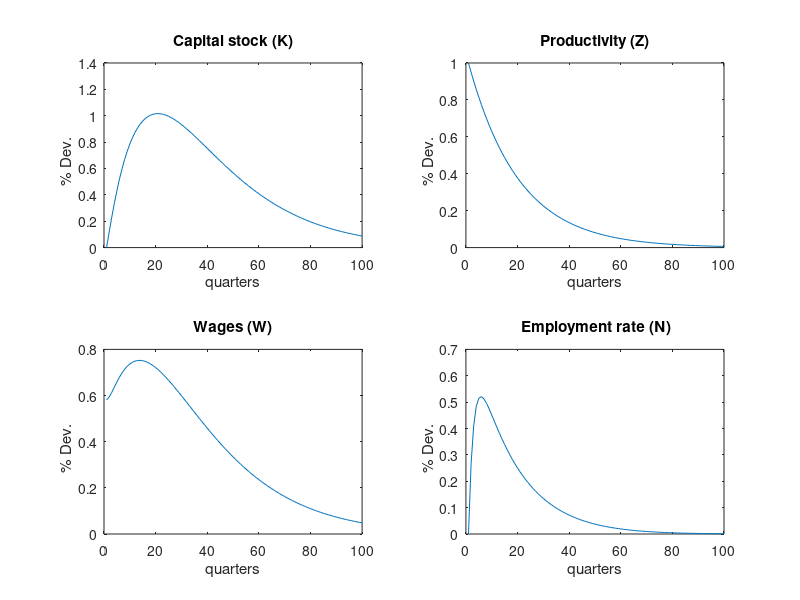
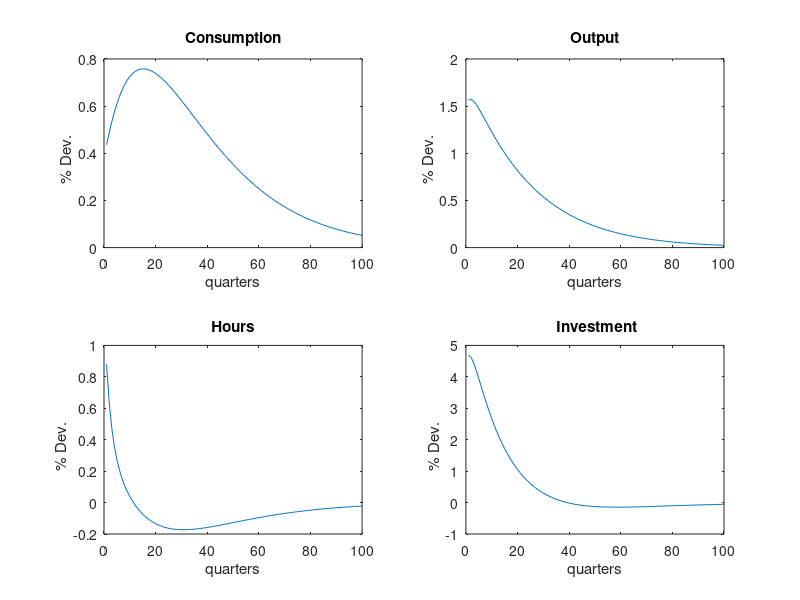
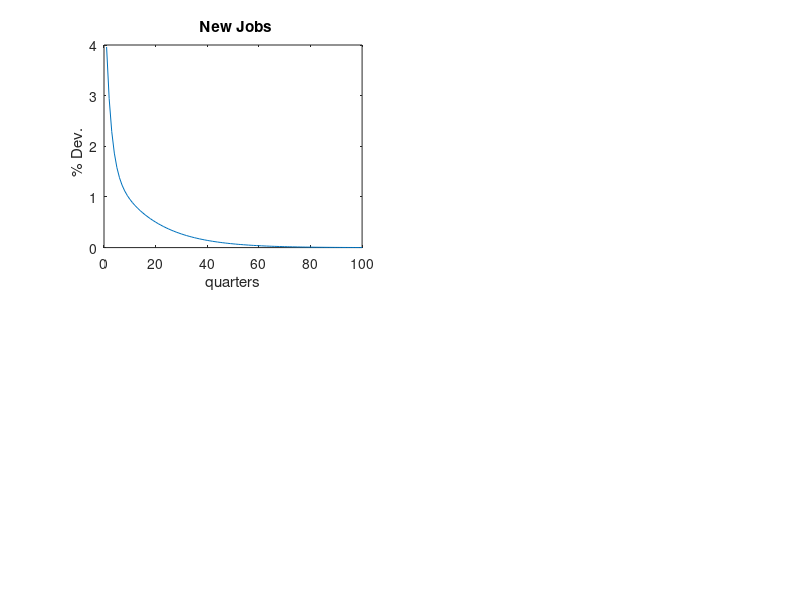

Write the MATLAB code that produced these figures, in order. (Note: this script raises an error after producing the figures.)
clear
close all

%%%%%%%%%%%%%%%%%%%
% ANDOLFATTO 1996 %
%%%%%%%%%%%%%%%%%%%


% Coefficients and Steady State Values
%%%%%%%%%%%%%%%%%%%%%%%%%%%%%%%%%%%%%%

% Calibration (coefficients)

% We know :
beta=0.99;
delta=0.025;
theta=0.36;

% zeta is chosen to normalize steady state output ->
% zeta=k^(-theta)*(n*l)^(theta-1)
% Then k is computed from (P1') (p.120)
y=1;
z=0;
k=theta/(1/beta-1+delta);

% We know n and l
n=0.57;
l=0.33;
zeta=k^(-theta)*(n*l)^(theta-1);

% We know that psi=kappa*v=0.01, we compute c from P5'
psi=0.01;
c=1-psi-delta*k

% We compute kappa and v from equation 28 (page 121)
sigma=0.15;
q=0.90;
v=sigma*n/q;
kappa=psi/v;

% We compute chi and mu from P3' and from the matching function
% definition
% mu = psi/(c*sigma*alpha*n)
e=l/2;
alpha=0.6;
chi=sigma*n/(v^(alpha)*((1-n)*e)^(1-alpha));
mu=psi/(c*sigma*alpha*n);



% page 121
eta=2;
rho=0.95;
epsilon=0.007;

% For wages, we use equation 27
w=((1-theta)-(1-(1-sigma)*beta)*psi/(beta*sigma))/(n*l);


% Other coefficients :
phi1=2.08;


I=delta*k;
lambda=1/c;


% Displaying the steady states values
ss_values = [c n l k v mu w z];
disp('y c  I n  l  k  v  mu  w  z');
disp(ss_values);

% Linearized Model in Matrix Form
%%%%%%%%%%%%%%%%%%%%%%%%%%%%%%%%

M1=zeros(6,6);
M2=zeros(6,5);
M3_I=zeros(5,5);
M3_L=zeros(5,5);
M4_I=zeros(5,6);
M4_L=zeros(5,6);
M5=zeros(5,5);


% Static equations
%-----------------

% Equation 1
M1(1,1)=1;
M1(1,3)=n*l/(1-l)+theta;

M2(1,1)=theta;
M2(1,2)=-theta;
M2(1,3)=1;

% Equation 2
M1(2,1)=-1;
M1(2,6)=1-alpha;

M2(2,2)=-(1-alpha)*n/(1-n);
M2(2,4)=1;

% Equation 3
M1(3,1)=-alpha*c/l*(mu*((1-sigma)-1/beta)+phi1*l*(1-l)^(-eta));
M1(3,3)=(1-alpha)*phi1*(1-l)^(-eta)*c*theta-alpha*phi1*(1-l)^(-eta)*c+alpha*c/l*(mu*((1-sigma)-1/beta)+phi1*l*(1-l)^(-eta));
M1(3,5)=w;
M1(3,6)=-alpha^2*(1-alpha)*sigma*n/(1-n)*mu*c/l;

M2(3,1)=(1-alpha)*phi1*(1-l)^(-eta)*c*theta;
M2(3,2)=-(1-alpha)*phi1*(1-l)^(-eta)*c*theta+mu*c/l*(alpha^2*(1-alpha)*sigma*n^2)/((1-n)^2);
M2(3,3)=(1-alpha)*phi1*(1-l)^(-eta)*c;
M2(3,4)=alpha*c/l*(1-alpha)*sigma*n*mu/(1-n);

% Equation 4
M1(4,2)=1
M1(4,3)=-1+theta;

M2(4,1)=theta;
M2(4,2)=1-theta;
M2(4,3)=1;

% Equation 5
M1(5,1)=c;
M1(5,3)=-zeta*k^(theta)*(n*l)^(1-theta)*(1-theta);
M1(5,4)=I;
M1(5,6)=kappa*v;

M2(5,1)=zeta*k^(theta)*(n*l)^(1-theta)*theta;
M2(5,2)=zeta*k^(theta)*(n*l)^(1-theta)*(1-theta);
M2(5,3)=zeta*k^(theta)*(n*l)^(1-theta);

% Equation 6
M1(6,1)=-1;
M2(6,5)=1;


% Dynamic Equations
%%%%%%%%%%%%%%%%%%

% Equation d'Euler (P4) - Equation 7
M3_I(1,1)=-(1-beta*(1-delta))*(1-theta);
M3_I(1,2)=(1-beta*(1-delta))*(1-theta);
M3_I(1,3)=(1-beta*(1-delta));
M3_I(1,5)=c*lambda;

M3_L(1,5)=-c*lambda;

M4_I(1,3)=-(1-beta*(1-delta))*(1-theta);

M5(1,1)=c*lambda;
M5(1,2)=(1-beta*(1-delta))*(1-theta);
M5(1,3)=(1-beta*(1-delta));

% Equation 8
M3_I(2,1)=-beta*phi1*(1-l)^(-eta)*l*theta;
M3_I(2,2)=beta*phi1*(1-l)^(-eta)*l*theta+beta*mu*(1-alpha)*sigma*n^2*alpha/((1-n)^2);
M3_I(2,3)=-beta*phi1*(1-l)^(-eta)*l;
M3_I(2,4)=-(1-sigma-(1-alpha))*sigma*n/(1-n);
M3_I(2,5)=-beta*phi1*(1-l)^(-eta)*l*c*lambda;

M3_L(2,4)=mu;

M4_I(2,3)=-beta*phi1*(1-l)^(-eta)*l*theta;
M4_I(2,6)=-beta*mu*(1-alpha)*sigma*n*alpha/(1-n);

M5(2,1)=-beta*phi1*(1-l)^(-eta)*l*c*lambda;
M5(2,2)=beta*phi1*(1-l)^(-eta)*l*theta;
M5(2,3)=-beta*phi1*(1-l)^(-eta)*l;
M5(2,4)=-(1-sigma-(1-alpha))*sigma*n/(1-n);
M5(2,5)=beta*mu*(1-alpha)*sigma*n*alpha/(1-n);

% Equation 9
M3_I(3,2)=1;

M3_L(3,2)=-(1-n-sigma*(1-alpha*n))/(1-n);

M4_I(3,6)=sigma*alpha;

% Equation 10
M3_I(4,1)=k;
M3_L(4,1)=-(1-delta)*k;
M4_L(4,4)=I;

% Equation 11
M3_I(5,3)=1;
M3_L(5,3)=-rho;
M5(5,3)=1;


% Reduced Form
%%%%%%%%%%%%%%

M1_inv=inv(M1);

L0=M3_I-M4_I*M1_inv*M2;
L1=M4_L*M1_inv*M2-M3_L;
L2=M5;

W=inv(L0)*L1;
Q=inv(L0)*L2;

% Eigenvalues
%%%%%%%%%%%%%%%%%%%%%%%%%%%%%%%%%

[PP,DD]=eig(W);

% PP is the matrix of the eigen vectors
% DD is the diagonal matrix of the eigen values so that W*PP=PP*DD

[llambda,kk]=sort(diag(DD));  %kk keeps the ranking of the eigenvalues 

P1=PP(:,kk);
P1I=inv(P1);
MU1=P1I*W*P1;

[abf abf] = size(MU1);

ab=0;
for i = 1:abf;
if abs(MU1(i,i)) < 1,
ab=ab+1;
else;
end;
end;

af = abf- ab;

for i = 1:abf;
if abs(MU1(i,i)) == 1,
disp('Unit root')
else;
end;
end;

disp('backward    ')
disp(ab)
disp('forward')
disp(af)

disp('Eigenvalues')
disp(' ')
disp(diag(MU1));

% Saddle Path Condition 
%%%%%%%%%%%%%%%%%%%%%%%%%%%%%%%%%

% coordonnées / variables backward
P1IB=[P1I(4:5,1:3)];

% coordonnées / variables forward
P1IF=[-P1I(4:5,4:5)];

% condition initiale
GG=inv(P1IF)*P1IB;


% Policy rules 
%%%%%%%%%%%%%%%%%%%%%%%%%%%%%%%%%

%dynamique variable backward
WB=[W(1:3,1:3)];
WF=[W(1:3,4:5)];
PIB=WB+(WF*GG);

%dynamique variable de contrôle
M2B=[M2(1:6,1:3)];
M2F=[M2(1:6,4:5)];
PIC=M1\(M2B+M2F*GG);

% Regle de decisions
%%%%%%%%%%%%%%%%%%%%%%%%%%%%%%%%%


disp('Policy rules(k,n,z) state variables') 
disp(' ')
disp(PIB)


disp('Policy rules (c,y,l,I,w,v) control variables')
disp(' ')
disp(PIC)

% Impulse Response Function
%%%%%%%%%%%%%%%%%%%%%%%%%%%%%%%%%

nrep=100;

CHOC=[0 ; 0 ; 1]

for j=1:nrep;
RC=(PIB^(j-1))*CHOC;
RCK(j)=RC(1);
RCN(j)=RC(2);
RCZ(j)=RC(3);
end;

for j=1:nrep;
RC=(PIC*PIB^(j-1))*CHOC;
 RCC(j)=RC(1);
 RCY(j)=RC(2);
 RCL(j)=RC(3);
 RCI(j)=RC(4);
 RCW(j)=RC(5);
 RCV(j)=RC(6);
end;

figure
subplot(221),plot(RCK(1:100))
title('Capital stock (K)')
xlabel('quarters')
ylabel('% Dev.   ')

subplot(222),plot(RCZ(1:100))
title('Productivity (Z)')
xlabel('quarters')
ylabel('% Dev.   ')

subplot(223),plot(RCW(1:100))
title('Wages (W)')
xlabel('quarters')
ylabel('% Dev.   ')

subplot(224),plot(RCN(1:100))
title(' Employment rate (N)')
xlabel('quarters')
ylabel('% Dev.   ')


figure
subplot(221),plot(RCC(1:100))
title('Consumption')
xlabel('quarters')
ylabel('% Dev.   ')

subplot(222),plot(RCY(1:100))
title('Output')
xlabel('quarters')
ylabel('% Dev.   ')


subplot(223),plot(RCL(1:100))
title('Hours')
xlabel('quarters')
ylabel('% Dev.   ')

subplot(224),plot(RCI(1:100))
title(' Investment')
xlabel('quarters')
ylabel('% Dev.   ')


figure
subplot(221),plot(RCV(1:100))
title(' New Jobs')
xlabel('quarters')
ylabel('% Dev.   ')


% Stochastic simulation
%%%%%%%%%%%%%%%%%%%%%%%%%%%%%%%%%

nsimul=100;

nlong=160;


for j=1:nsimul;

    disp('simulation')
    disp(j)

    % simulation des jiemes parties cycliques 

    for i=1:nlong
        aleaa(i,j)=binornd(1,0.5);
        if aleaa(i,j)==0;
            aleaa(i,j)=-1;
        end;
    end;


    % tirage des innovations

    for i=1:nlong;
        epsa(i)= aleaa(i,j) * epsilon;
    end;


    % construction des chocs CHT

    CHT(1)=epsa(1);
    
    for i=2:nlong;
        CHT(i)=rho*CHT(i-1)+epsa(i);
    end;

    % initialisation de la partie cyclique du capital et de l'emploi

    KNC=zeros(2,nlong);
    KNC(1,1)=0;
    KNC(2,1)=0;
    
    
    % parties cycliques

    for i=2:nlong;
        KNC(1,i)=PIB(1,1:2)*KNC(:,i-1)+PIB(1,3)*CHT(i-1);
        KNC(2,i)=PIB(2,1:2)*KNC(:,i-1)+PIB(2,3)*CHT(i-1);
    end;

    for i=1:nlong;

        CC(i)=PIC(1,1:2)*KNC(:,i)+PIC(1,3)*CHT(i);

        YC(i)=PIC(2,1:2)*KNC(:,i)+PIC(2,3)*CHT(i);

        LC(i)=PIC(3,1:2)*KNC(:,i)+PIC(3,3)*CHT(i);

        IC(i)=PIC(4,1:2)*KNC(:,i)+PIC(4,3)*CHT(i);

        WC(i)=PIC(5,1:2)*KNC(:,i)+PIC(5,3)*CHT(i);

        VC(i)=PIC(6,1:2)*KNC(:,i)+PIC(6,3)*CHT(i);

        % Total hours
        LNC(i)=KNC(2,i)+LC(i);
        % Wage Bill 
        WLNC(i)=LNC(i)+WC(i);
        
        % Labor share
        LSC(i)=WLNC(i)-YC(i);
        
        % Productivity
        PC(i)=YC(i)-LNC(i);
        
        % Unemployment
        UC(i)=-n/(1-n)*KNC(2,i);
    end;

 
        
    % Business Cycles Properties
    %%%%%%%%%%%%%%%%%%%%%%%%%%%%%%%%%
    [CHPT,CHP]=hpfilter(CC,1600);
    [YHPT,YHP]=hpfilter(YC,1600);
    [LHPT,LHP]=hpfilter(LC,1600);
    [IHPT,IHP]=hpfilter(IC,1600);
    [WHPT,WHP]=hpfilter(WC,1600);
    [VHPT,VHP]=hpfilter(VC,1600);

    %[KHPT,KHP]=hpfilter(KNC(1,:),1600);
    [NHPT,NHP]=hpfilter(KNC(2,:),1600);

    [LNHPT,LNHP]=hpfilter(LNC,1600);
    [WLNHPT,WLNHP]=hpfilter(WLNC,1600);
    [LSHPT,LSHP]=hpfilter(LSC,1600);
    [PHPT,PHP]=hpfilter(PC,1600);
    [UHPT,UHP]=hpfilter(UC,1600);

    % Standard Deviation

    ETCHP(j)=std(CHP(1:nlong));
    ETYHP(j)=std(YHP(1:nlong));
    ETLHP(j)=std(LHP(1:nlong));
    ETIHP(j)=std(IHP(1:nlong));
    ETWHP(j)=std(WHP(1:nlong));
    ETVHP(j)=std(VHP(1:nlong));
    
    %ETKHP(j)=std(KHP(1:nlong));
    ETNHP(j)=std(NHP(1:nlong));

    ETLNHP(j)=std(LNHP(1:nlong));
    ETWLNHP(j)=std(WLNHP(1:nlong));
    ETLSHP(j)=std(LSHP(1:nlong));
    ETPHP(j)=std(PHP(1:nlong));
    ETUHP(j)=std(UHP(1:nlong));
    
    % Correlation

    RHO=corrcoef(YHP,CHP);
    RHOCHP(j)=RHO(1,2);
    RHO=corrcoef(YHP,LHP);
    RHOLHP(j)=RHO(1,2);
    RHO=corrcoef(YHP,IHP);
    RHOIHP(j)=RHO(1,2);
    RHO=corrcoef(YHP,WHP);
    RHOWHP(j)=RHO(1,2);
    RHO=corrcoef(YHP,VHP);
    RHOVHP(j)=RHO(1,2);

    %RHO=corrcoef(YHP,KHP);
    %RHOKHP(j)=RHO(1,2);
    RHO=corrcoef(YHP,NHP);
    RHONHP(j)=RHO(1,2);

    RHO=corrcoef(YHP,LNHP);
    RHOLNHP(j)=RHO(1,2);

    RHO=corrcoef(YHP,WLNHP);
    RHOWLNHP(j)=RHO(1,2);

    RHO=corrcoef(YHP,LSHP);
    RHOLSHP(j)=RHO(1,2);

    RHO=corrcoef(YHP,PHP);
    RHOPHP(j)=RHO(1,2);
    
    RHO=corrcoef(YHP,UHP);
    RHOUHP(j)=RHO(1,2);
    
    %% Cross Correlation
    
    % of Total Hours with Productivity and Real Wage
    % And then of Unemployment with Unemployment and Vacancies
    
    for kk=1:4
        
        % Total Hours with Productivity
        xxLN=LNHP(1+kk:nlong);
        yyP=PHP(1:nlong-kk);
        RHO=corrcoef(xxLN,yyP);
        CrossRHO_P(j,5-kk)=RHO(1,2);
        
        RHO=corrcoef(LNHP,PHP);
        CrossRHO_P(j,5)=RHO(1,2);
        
        xxLN=LNHP(1:nlong-kk);
        yyP=PHP(1+kk:nlong);
        RHO=corrcoef(xxLN,yyP);
        CrossRHO_P(j,5+kk)=RHO(1,2);
        
        % Total Hours with Real Wage
        xxLN=LNHP(1+kk:nlong);
        yyW=WHP(1:nlong-kk);
        RHO=corrcoef(xxLN,yyW);
        CrossRHO_W(j,5-kk)=RHO(1,2);
        
        RHO=corrcoef(LNHP,WHP);
        CrossRHO_W(j,5)=RHO(1,2);
        
        xxLN=LNHP(1:nlong-kk);
        yyW=WHP(1+kk:nlong);
        RHO=corrcoef(xxLN,yyW);
        CrossRHO_W(j,5+kk)=RHO(1,2);
        
        % Unemployment with Unemployment
        xxU=UHP(1+kk:nlong);
        yyU=UHP(1:nlong-kk);
        RHO=corrcoef(xxU,yyU);
        CrossRHO_U(j,5-kk)=RHO(1,2);
        
        RHO=corrcoef(UHP,UHP);
        CrossRHO_U(j,5)=RHO(1,2);
        
        xxU=UHP(1:nlong-kk);
        yyU=UHP(1+kk:nlong);
        RHO=corrcoef(xxU,yyU);
        CrossRHO_U(j,5+kk)=RHO(1,2);
        
        % Unemployment with Vacancies
        xxU=UHP(1+kk:nlong);
        yyV=VHP(1:nlong-kk);
        RHO=corrcoef(xxU,yyV);
        CrossRHO_V(j,5-kk)=RHO(1,2);
        
        RHO=corrcoef(UHP,VHP);
        CrossRHO_V(j,5)=RHO(1,2);
        
        xxU=UHP(1:nlong-kk);
        yyV=VHP(1+kk:nlong);
        RHO=corrcoef(xxU,yyV);
        CrossRHO_V(j,5+kk)=RHO(1,2);
        
    end
    
    
    % Serial Correlation

    xxC=CHP(2:nlong);
    yyC=CHP(1:nlong-1);
    RHO=corrcoef(xxC,yyC);
    RHOCCHP(j)=RHO(1,2);

    xxY=YHP(2:nlong);
    yyY=YHP(1:nlong-1);
    RHO=corrcoef(xxY,yyY);
    RHOYYHP(j)=RHO(1,2);

    xxL=LHP(2:nlong);
    yyL=LHP(1:nlong-1);
    RHO=corrcoef(xxL,yyL);
    RHOLLHP(j)=RHO(1,2);


    xxI=IHP(2:nlong);
    yyI=IHP(1:nlong-1);
    RHO=corrcoef(xxI,yyI);
    RHOIIHP(j)=RHO(1,2);


    xxW=WHP(2:nlong);
    yyW=WHP(1:nlong-1);
    RHO=corrcoef(xxW,yyW);
    RHOWWHP(j)=RHO(1,2);

    xxV=VHP(2:nlong);
    yyV=VHP(1:nlong-1);
    RHO=corrcoef(xxV,yyV);
    RHOVVHP(j)=RHO(1,2);

    %xxK=KHP(2:nlong);
    %yyK=KHP(1:nlong-1);
    %RHO=corrcoef(xxK,yyK);
    %RHOKKHP(j)=RHO(1,2);

    xxN=NHP(2:nlong);
    yyN=NHP(1:nlong-1);
    RHO=corrcoef(xxN,yyN);
    RHONNHP(j)=RHO(1,2);

    xxLN=LNHP(2:nlong);
    yyLN=LNHP(1:nlong-1);
    RHO=corrcoef(xxLN,yyLN);
    RHOLLNNHP(j)=RHO(1,2);

    xxWLN=WLNHP(2:nlong);
    yyWLN=WLNHP(1:nlong-1);
    RHO=corrcoef(xxWLN,yyWLN);
    RHOWWLLNNHP(j)=RHO(1,2);

    xxLS=LSHP(2:nlong);
    yyLS=LSHP(1:nlong-1);
    RHO=corrcoef(xxLS,yyLS);
    RHOLLSSHP(j)=RHO(1,2);
    
    xxP=PHP(2:nlong);
    yyP=PHP(1:nlong-1);
    RHO=corrcoef(xxP,yyP);
    RHOPPHP(j)=RHO(1,2);
    
    xxU=UHP(2:nlong);
    yyU=UHP(1:nlong-1);
    RHO=corrcoef(xxU,yyU);
    RHOUUHP(j)=RHO(1,2);

end;

% We take the mean over the simulations

% Relative Standard Deviation
mETCHP=mean(ETCHP);
mETYHP=mean(ETYHP);
mETLHP=mean(ETLHP);
mETIHP=mean(ETIHP);
mETWHP=mean(ETWHP);
mETVHP=mean(ETVHP);
%mETKHP=mean(ETKHP);
mETNHP=mean(ETNHP);
mETLNHP=mean(ETLNHP);
mETWLNHP=mean(ETWLNHP);
mETLSHP=mean(ETLSHP);
mETPHP=mean(ETPHP);
mETUHP=mean(ETUHP);

% Correlation 
mRHOCHP=mean(RHOCHP);
mRHOLHP=mean(RHOLHP);
mRHOIHP=mean(RHOIHP);
mRHOWHP=mean(RHOWHP);
mRHOVHP=mean(RHOVHP);
%mRHOKHP=mean(RHOKHP);
mRHONHP=mean(RHONHP);
mRHOLNHP=mean(RHOLNHP);
mRHOWLNHP=mean(RHOWLNHP);
mRHOLSHP=mean(RHOLSHP);
mRHOPHP=mean(RHOPHP);
mRHOUHP=mean(RHOUHP);

% Cross Correlation
mCrossRHO_W=mean(CrossRHO_W,1);
mCrossRHO_P=mean(CrossRHO_P,1);
mCrossRHO_U=mean(CrossRHO_U,1);
mCrossRHO_V=mean(CrossRHO_V,1);



% serial CORRELATION 
mRHOCCHP=mean(RHOCCHP);
mRHOYYHP=mean(RHOYYHP);
mRHOLLHP=mean(RHOLLHP);
mRHOIIHP=mean(RHOIIHP);
mRHOWWHP=mean(RHOWWHP);
mRHOVVHP=mean(RHOVVHP);

%mRHOKKHP=mean(RHOKKHP);
mRHONNHP=mean(RHONNHP);

mRHOLLNNHP=mean(RHOLLNNHP);
mRHOWWLLNNHP=mean(RHOWWLLNNHP);
mRHOLLSSHP=mean(RHOLLSSHP);
mRHOPPHP=mean(RHOPPHP);
mRHOUUHP=mean(RHOUUHP);


% mET1=[mETCHP mETYHP mETLHP mETIHP mETWHP mETVHP mETNHP]./mETYHP;
% %mETLNHP mETWLNHP mETRWHP
% mRHO1=[mRHOCHP  1  mRHOLHP mRHOIHP mRHOWHP mRHOVHP mRHONHP mRHOLNHP mRHOWLNHP mRHORWHP];
% mARHO1=[mRHOCCHP mRHOYYHP mRHOLLHP  mRHOIIHP mRHOWWHP mRHOVVHP mRHONNHP mRHOLLNNHP mRHOWWLLNNHP mRHORRWWHP];


% disp('variable order: C - Y - L - I - W - V  - N - LN - WLN - RW')
% disp(' ')

% disp('relative standard deviation')
% disp(' ')
% disp(mET1)


% disp('correlation')
% disp(' ')
% disp(mRHO1)


% disp('serial correlation')
% disp(' ')
% disp(mARHO1)


disp('Consumption (C)')
disp( 'rel St.Dev   Corr      ser corr')
disp([mETCHP/mETYHP mRHOCHP mRHOCCHP])

disp('Investment (I)')
disp( 'rel St.Dev   Corr      ser corr')
disp([mETIHP/mETYHP mRHOIHP mRHOIIHP])

disp(' ')
disp(' ')
disp('Total Hours (L*N)')
disp( 'rel St.Dev   Corr      ser corr')
disp([mETLNHP/mETYHP mRHOLNHP mRHOLLNNHP])

disp('Employment (N)')
disp( 'rel St.Dev   Corr      ser corr')
disp([mETNHP/mETYHP mRHOIHP mRHOIIHP])

disp('Hours/worker (L)')
disp( 'rel St.Dev   Corr      ser corr')
disp([mETLHP/mETYHP mRHOLHP mRHOLLHP])

disp(' ')
disp(' ')
disp('Wage bill (WLN)')
disp( 'rel St.Dev   Corr      ser corr')
disp([mETWLNHP/mETYHP mRHOWLNHP mRHOWWLLNNHP])


disp('Labor Share (LS)')
disp( 'rel St.Dev   Corr      ser corr')
disp([mETLSHP/mETYHP mRHOLSHP mRHOLLSSHP])


disp(' ')
disp(' ')
disp('Productivity (P)')
disp( 'rel St.Dev   Corr      ser corr')
disp([mETPHP/mETYHP mRHOPHP mRHOPPHP])

disp('Real Wage (W)')
disp( 'rel St.Dev   Corr      ser corr')
disp([mETWHP/mETYHP mRHOWHP mRHOWWHP])

disp(' ')
disp(' ')
disp('Unemployment (U)')
disp( 'rel St.Dev   Corr      ser corr')
disp([mETUHP/mETYHP mRHOUHP mRHOUUHP])
disp('Vacancies (U)')
disp( 'rel St.Dev   Corr      ser corr')
disp([mETVHP/mETYHP mRHOVHP mRHOVVHP])


disp(' ')
disp(' ')
disp(' ')
disp('Cross Correlations of Hours with Productivity and the Real Wage')
disp('x(t-4)  x(t-3)  x(t-2)  x(t-1)  x(t)  x(t+1)  x(t+2)  x(t+3)  x(t+4)')
disp(mCrossRHO_P)
disp(mCrossRHO_W)

disp('Cross Correlations of Unemployment with Unemployment and the Vacancies')
disp('x(t-4)  x(t-3)  x(t-2)  x(t-1)  x(t)  x(t+1)  x(t+2)  x(t+3)  x(t+4)')
disp(mCrossRHO_U)
disp(mCrossRHO_V)

